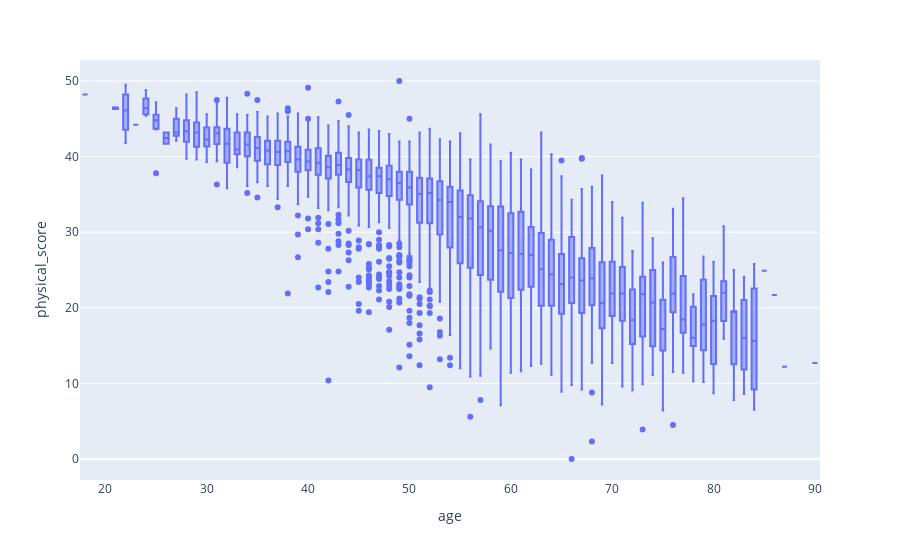

Notebook code for this chart:
### Code cell
fig = px.box(df, x='age',y='physical_score')
fig.show()

### Figure 1 — Plotly figure (JSON) as saved in the notebook; plotly's stock layout.template omitted (floating-point values rounded to 4 significant figures; data arrays with more than 128 entries replaced by an {"elided": "..."} marker saying what was removed)
{"data": [{"alignmentgroup": "True", "hovertemplate": "age=%{x}<br>physical_score=%{y}<extra></extra>", "legendgroup": "", "marker": {"color": "#636efa"}, "name": "", "notched": false, "offsetgroup": "", "orientation": "v", "showlegend": false, "type": "box", "x": {"elided": "5000 int values"}, "x0": " ", "xaxis": "x", "y": {"elided": "5000 float values"}, "y0": " ", "yaxis": "y"}], "layout": {"boxmode": "group", "legend": {"tracegroupgap": 0}, "margin": {"t": 60}, "xaxis": {"anchor": "y", "domain": [0, 1], "title": {"text": "age"}}, "yaxis": {"anchor": "x", "domain": [0, 1], "title": {"text": "physical_score"}}}}
